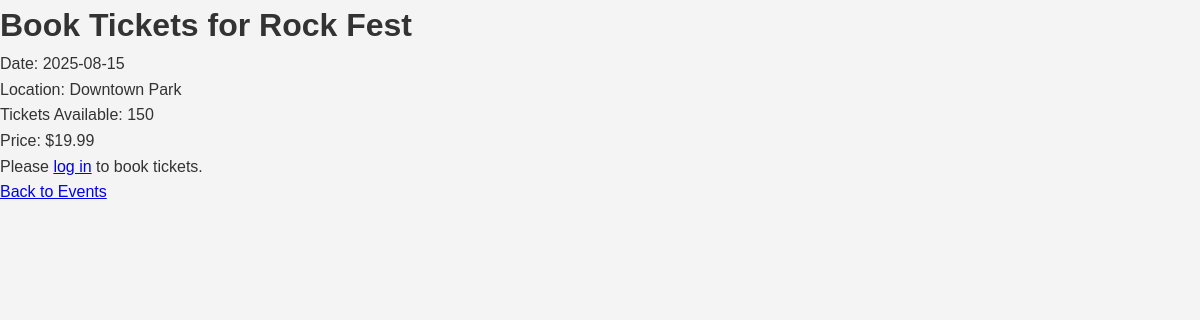
/booking/2, run on the app's committed database.
### app.py (models this page shows, shortened)
class Event(db.Model):
    id = db.Column(db.Integer, primary_key=True)
    name = db.Column(db.String(120))
    date = db.Column(db.String(20))
    location = db.Column(db.String(120))
    tickets_available = db.Column(db.Integer)
    price = db.Column(db.Float, default=0.0)

### app.py (the view)
@app.route('/booking/<int:event_id>')
def booking_page(event_id):
    event = Event.query.get_or_404(event_id)
    return render_template('booking.html', event=event)

### templates/booking.html (shortened to what this page needs)
<!DOCTYPE html>
<html lang="en">
<head>
    <link rel="stylesheet" href="/static/style.css">
</head>
<body>
    <h1>Book Tickets for {{ event.name }}</h1>
    <p>Date: {{ event.date }}</p>
    <p>Location: {{ event.location }}</p>
    <p>Tickets Available: {{ event.tickets_available }}</p>
    <p>Price: ${{ event.price }}</p>
    {% if session['user_id'] %}
    <form method="POST" action="{{ url_for('book_tickets') }}">
        <input type="hidden" name="user_id" value="{{ session['user_id'] }}">
        <input type="hidden" name="event_id" value="{{ event.id }}">
        <label for="tickets">Tickets:</label>
        <input type="number" name="tickets" min="1" max="{{ event.tickets_available }}" required>
        <button type="submit">Buy Now</button>
    </form>
    {% else %}
    <p>Please <a href="{{ url_for('login') }}">log in</a> to book tickets.</p>
    {% endif %}
    <a href="{{ url_for('events_page') }}">Back to Events</a>
</body>
</html>

### static/style.css (style rules this page uses)
* { margin: 0; padding: 0; box-sizing: border-box; }
body { font-family: 'Segoe UI', Tahoma, Geneva, Verdana, sans-serif; background-color: #f9f9fb; color: #333; line-height: 1.6; padding-bottom: 40px; }
body { font-family: 'Arial', sans-serif; background-color: #f4f4f4; margin: 0; padding: 0; color: #333; }

### data on the page
Event: name "Rock Fest", date "2025-08-15", location "Downtown Park", tickets_available "150", price "19.99"
